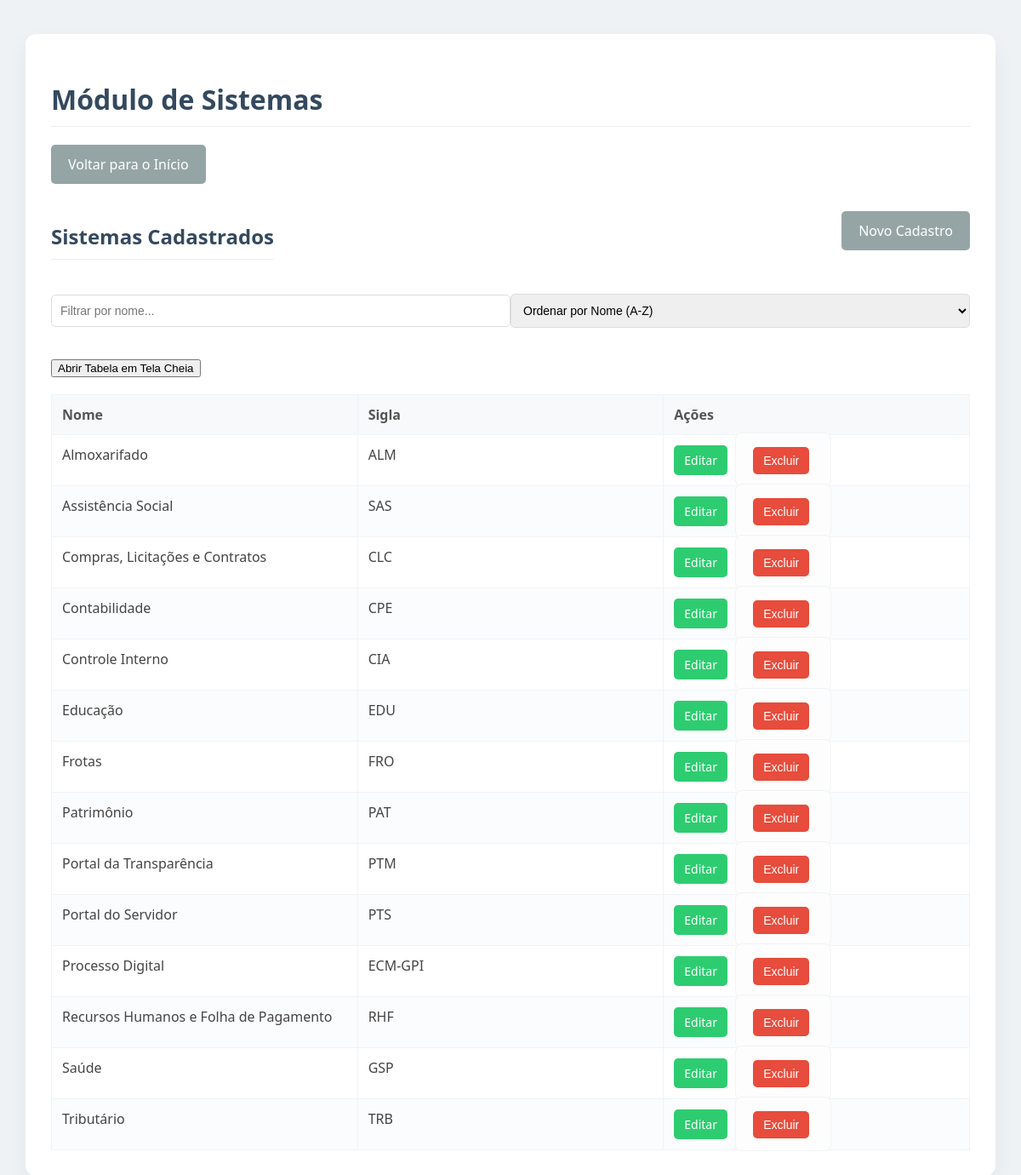
/sistemas, run on the app's committed database.
### tables this page shows
CREATE TABLE sistemas (
            id INTEGER PRIMARY KEY AUTOINCREMENT,
            nome TEXT NOT NULL,
            sigla TEXT NOT NULL
        );

### app.py (the view)
@app.route('/sistemas')
def sistemas():
    conn = get_db_connection()
    sistemas_data = conn.execute('SELECT * FROM sistemas').fetchall()
    conn.close()
    return render_template('sistemas.html', sistemas=sistemas_data)

### app.py (called while the page is built)
def get_db_connection():
    conn = sqlite3.connect('database.db')
    conn.row_factory = sqlite3.Row
    return conn

### templates/sistemas.html (shortened to what this page needs)
<!DOCTYPE html>
<html lang="pt-br">
<head>
    <link rel="stylesheet" href="{{ url_for('static', filename='style.css') }}">
</head>
<body>
    <div class="container">
        <h1>Módulo de Sistemas</h1>
        <a href="{{ url_for('index') }}" class="button">Voltar para o Início</a>
        <div class="header-actions">
            <h2>Sistemas Cadastrados</h2>
            <a href="{{ url_for('new_sistema') }}" class="button">Novo Cadastro</a>
        </div>
        <div class="controls">
            <input type="text" id="filterInput" placeholder="Filtrar por nome...">
            <select id="sortSelect">
                <option value="0">Ordenar por Nome (A-Z)</option>
            </select>
        </div>
        <button onclick="abrirTelaCheia('tabela-sistemas')">Abrir Tabela em Tela Cheia</button>
        <table id="tabela-sistemas" border="1">
            <thead>
                <tr>
                    <th>Nome</th>
                    <th>Sigla</th>
                    <th>Ações</th>
                </tr>
            </thead>
            <tbody>
                {% for sistema in sistemas %}
                <tr>
                    <td>{{ sistema[1] }}</td>
                    <td>{{ sistema[2] }}</td>
                    <td class="actions">
                        <a href="{{ url_for('edit_sistema', id=sistema[0]) }}">Editar</a>
                        <form action="{{ url_for('delete_sistema', id=sistema[0]) }}" method="post" style="display:inline;">
                            <button type="submit" onclick="return confirm('Tem certeza que deseja excluir este sistema?');">Excluir</button>
                        </form>
                    </td>
                </tr>
                {% endfor %}
            </tbody>
        </table>
    </div>
</body>
</html>

### static/style.css (style rules this page uses)
body { font-family: 'Segoe UI', Tahoma, Geneva, Verdana, sans-serif; background-color: #eef2f5; margin: 0; padding: 0; color: #444; }
.container { max-width: 90%; margin: 40px auto; background: #fff; padding: 30px; border-radius: 12px; box-shadow: 0 10px 25px rgba(0, 0, 0, 0.05); }
h1, h2 { color: #34495e; border-bottom: 1px solid #ecf0f1; padding-bottom: 10px; margin-top: 25px; }
form { background: #fdfdfd; padding: 20px; border-radius: 8px; margin-bottom: 20px; border: 1px solid #f0f4f7; }
input[type="text"], input[type="email"], input[type="tel"], input[type="date"], input[type="number"], select, textarea { width: 100%; padding: 10px; margin-bottom: 15px; border: 1px solid #ddd; border-radius: 5px; box-sizing: border-box; font-size: 14px; transition: border-color 0.3s; }
button[type="submit"] { background-color: #3498db; color: white; padding: 12px 20px; border: none; border-radius: 5px; cursor: pointer; font-size: 16px; transition: background-color 0.3s; }
table { width: 100%; border-collapse: collapse; margin-top: 20px; table-layout: fixed; }
th, td { padding: 12px; border: 1px solid #f0f4f7; text-align: left; vertical-align: top; word-wrap: break-word; }
th { background-color: #f7f9fb; font-weight: 600; color: #555; }
tr:nth-child(even) { background-color: #fbfcfd; }
.actions a, .actions button { display: inline-block; padding: 8px 12px; margin-right: 5px; border: none; border-radius: 5px; text-decoration: none; color: white; cursor: pointer; font-size: 14px; transition: background-color 0.3s; }
.actions a { background-color: #2ecc71; }
.actions button { background-color: #e74c3c; }
a.button { display: inline-block; padding: 12px 20px; background-color: #95a5a6; color: white; text-decoration: none; border-radius: 5px; margin-bottom: 20px; transition: background-color 0.3s; }
.header-actions { display: flex; justify-content: space-between; align-items: center; margin-bottom: 20px; }
.controls { display: flex; justify-content: space-between; align-items: center; margin-bottom: 20px; }

### data on the page
sistemas: nome "Contabilidade", sigla "CPE"
sistemas: nome "Recursos Humanos e Folha de Pagamento", sigla "RHF"
sistemas: nome "Compras, Licitações e Contratos", sigla "CLC"
sistemas: nome "Frotas", sigla "FRO"
sistemas: nome "Almoxarifado", sigla "ALM"
sistemas: nome "Patrimônio", sigla "PAT"
sistemas: nome "Portal da Transparência", sigla "PTM"
sistemas: nome "Controle Interno", sigla "CIA"
sistemas: nome "Saúde", sigla "GSP"
sistemas: nome "Educação", sigla "EDU"
sistemas: nome "Assistência Social", sigla "SAS"
sistemas: nome "Portal do Servidor", sigla "PTS"
sistemas: nome "Processo Digital", sigla "ECM-GPI"
sistemas: nome "Tributário", sigla "TRB"
